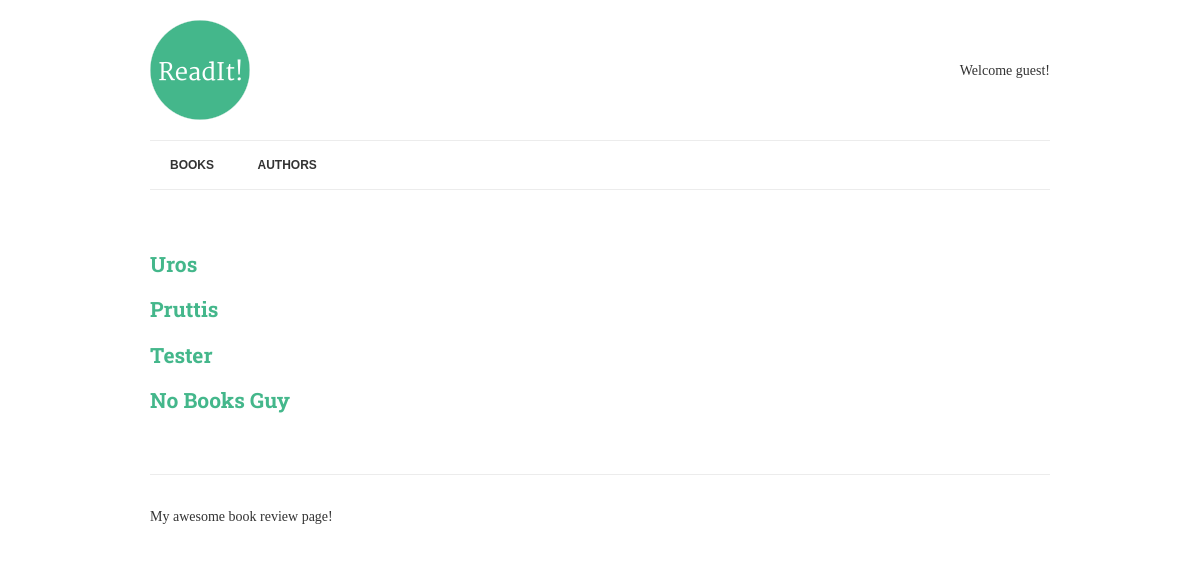
Screenshot of /authors/ with the database file from the repository.
### books/models.py (models this page shows, shortened)
class Author(models.Model):
    name = models.CharField(max_length=70, help_text="Use alias not real name", unique=True)

### books/views.py (the view)
# urls.py: url(r'^authors/$', AuthorList.as_view(), name="authors"),
class AuthorList(View):
    def get(self, request):
        authors = Author.objects.annotate(
            published_books = Count('books')
        ).filter(
            published_books__gt = 0
        )
        context = {
            'authors': authors
        }
        return render(request, "authors.html", context)

### books/templates/authors.html
{% extends "base.html" %}
{% block content %}
    {% for author in authors%}
<h2><a href="{% url 'author-detail' author.pk %}">{{ author.name }}</a></h2>
    {% endfor %}
{% endblock %}

### readit/static/css/style.css (style rules this page uses)
body { font-family: 'Merriweather', serif; color: #333; font-size: 14px; }
h1, h2, h3, h4, h5, h6 { font-family: 'Roboto Slab', serif; }
a { color: #44B78B; text-decoration: none; }

### rows the page displays
Author: name "Uros"
Author: name "Pruttis"
Author: name "Tester"
Author: name "No Books Guy"
